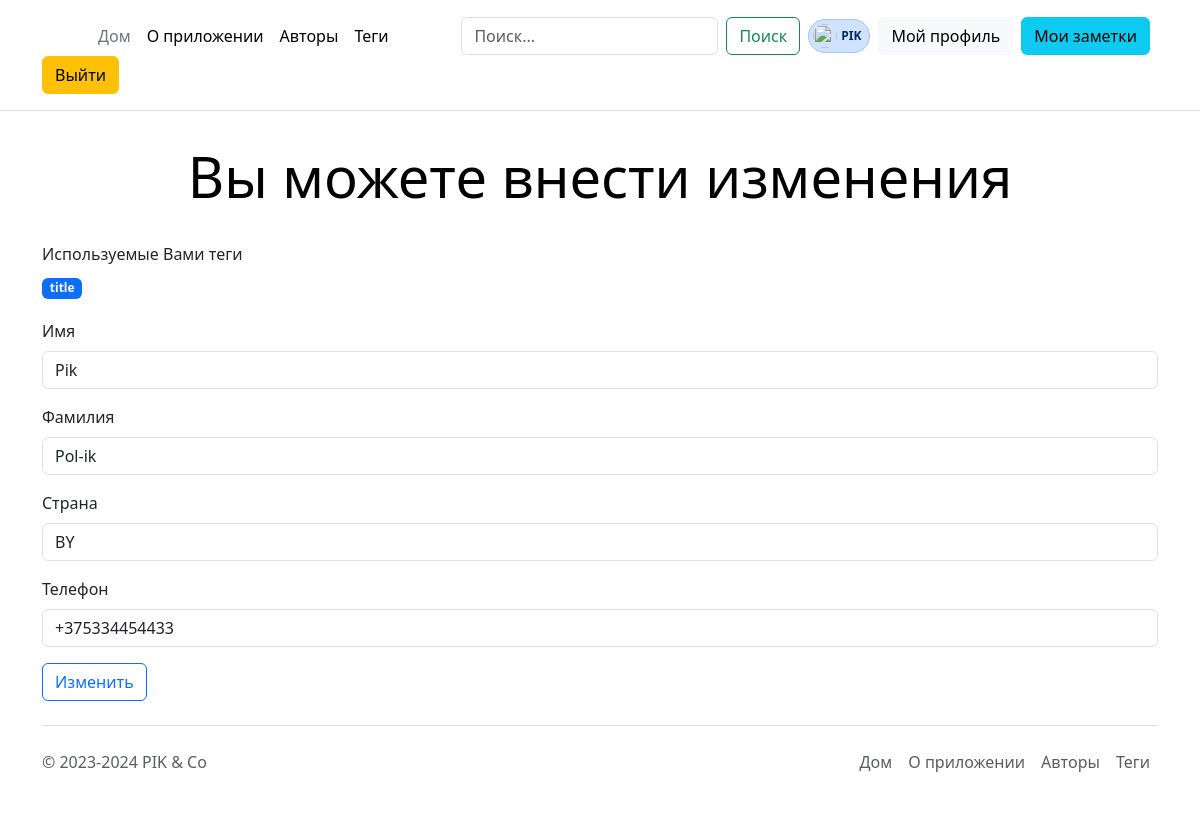
Before: /user/profile (signed in) with the older database file.
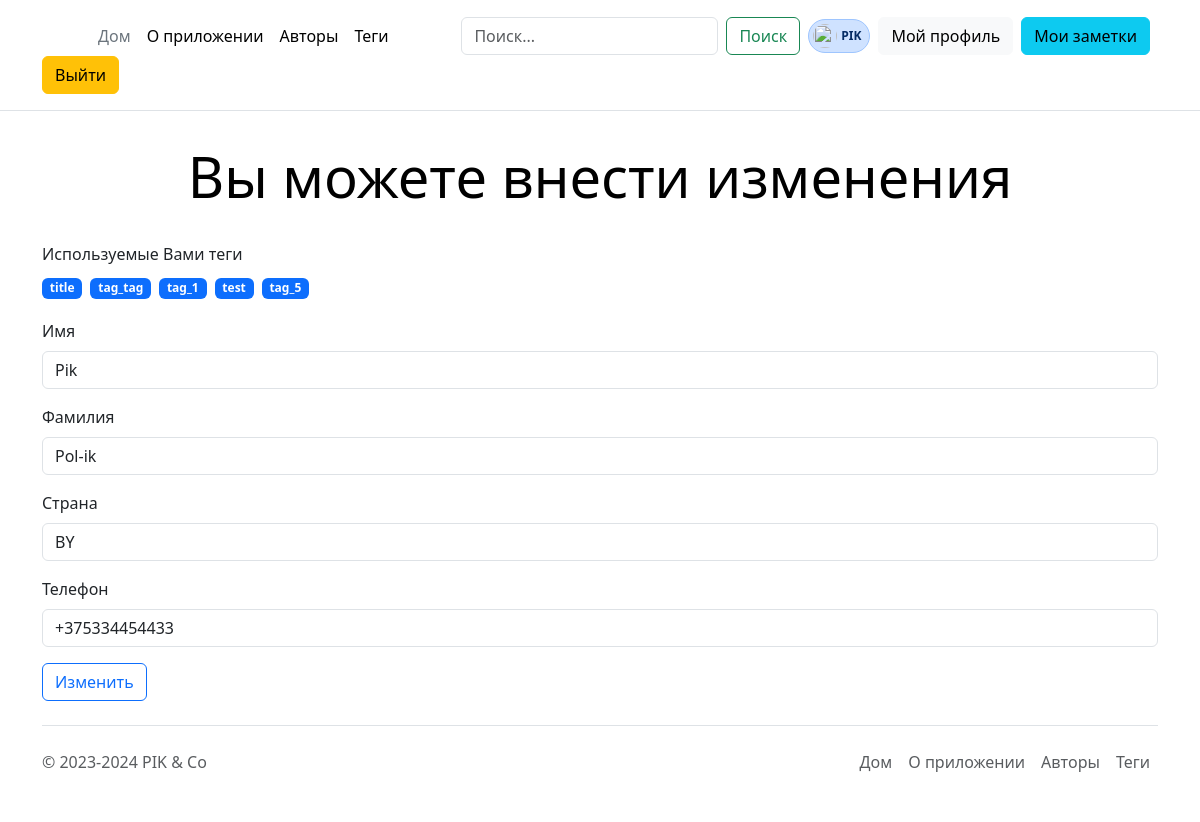
After: the same page with the newer database file.
### notes/models.py (models this page shows, shortened)
class Tag(models.Model):
    name = models.CharField(max_length=50, unique=True)
    objects = models.Manager()  # Он подключается к базе.

### user/views.py (the view, shortened to what this page needs)
# urls.py: path("profile", views.profile_update_view, name="profile-view"),
@login_required
def profile_update_view(request: WSGIRequest):
    user = get_object_or_404(User, username=request.user)
    print(user, user.username, request.user)
    if user != request.user:
        return HttpResponseForbidden("У Вас нет разрешения на редактирование объекта")
    tags_queryset = Tag.objects.filter(notes__user=user).distinct()
    return render(request, 'user/profile.html', {'tags': tags_queryset})

### user/templates/user/profile.html (shortened to what this page needs)
{% extends "base.html" %}
{% block content %}
  <div class='container'>
	<div class="pricing-header p-3 pb-md-4 mx-auto text-center">
      <h1 class="display-4 fw-normal text-body-emphasis">Вы можете внести изменения</h1>
    </div>
    <label for="exampleFormControlInput1" class="form-label">Используемые Вами теги</label>
    <div class="d-flex align-items-center py-1 mb-3">
      {% for tag in tags %}
        <span class="me-2 badge text-bg-primary">{{ tag.name }}</span>
      {% endfor %}
    </div>
    <form action="{% url 'profile-view' %}" method="post" enctype="multipart/form-data">
      <div class="mb-3">
        <label for="exampleFormControlInput1" class="form-label">Имя</label>
        <input name="first_name" type="text" class="form-control" id="exampleFormControlInput1" value="{{ user.first_name }}">
      </div>
      <div class="mb-3">
        <label for="exampleFormControlInput1" class="form-label">Фамилия</label>
        <input name="last_name" type="text" class="form-control" id="exampleFormControlInput1" value="{{ user.last_name }}">
      </div>
      <div class="mb-3">
        <label for="exampleFormControlInput1" class="form-label">Страна</label>
        <input name="country" type="text" class="form-control" id="exampleFormControlInput1" value="{{ user.country }}">
      </div>
      <div class="mb-3">
        <label for="exampleFormControlInput1" class="form-label">Телефон</label>
        <input name="phone" type="text" class="form-control" id="exampleFormControlInput1" value="{{ user.phone }}">
      </div>
      <button type="submit" class="btn btn-outline-primary">Изменить</button>
    </form>
  </div>
{% endblock %}

Changed rows visible on the page:
now on this page (row unchanged): Tag: name "tag_tag"
now on this page (row edited): Tag: name "tag_1"
added Tag: name "test"
added Tag: name "tag_5"
